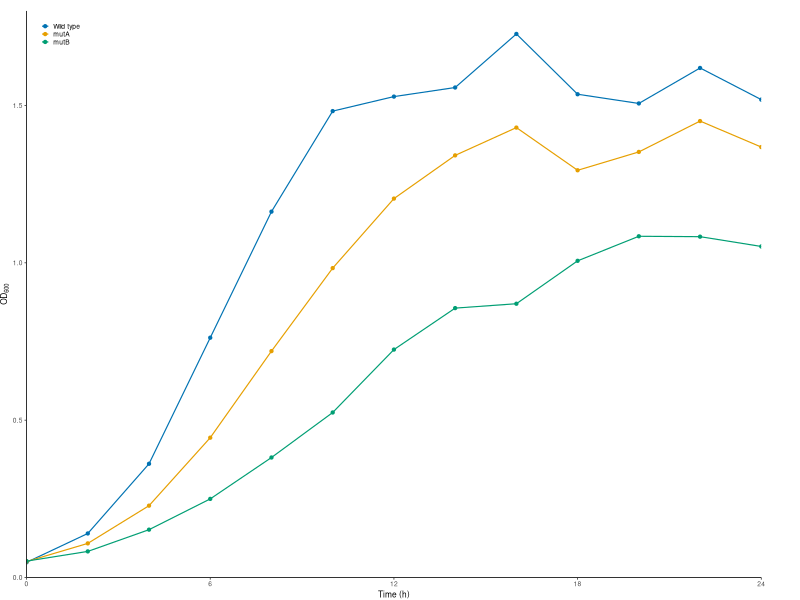
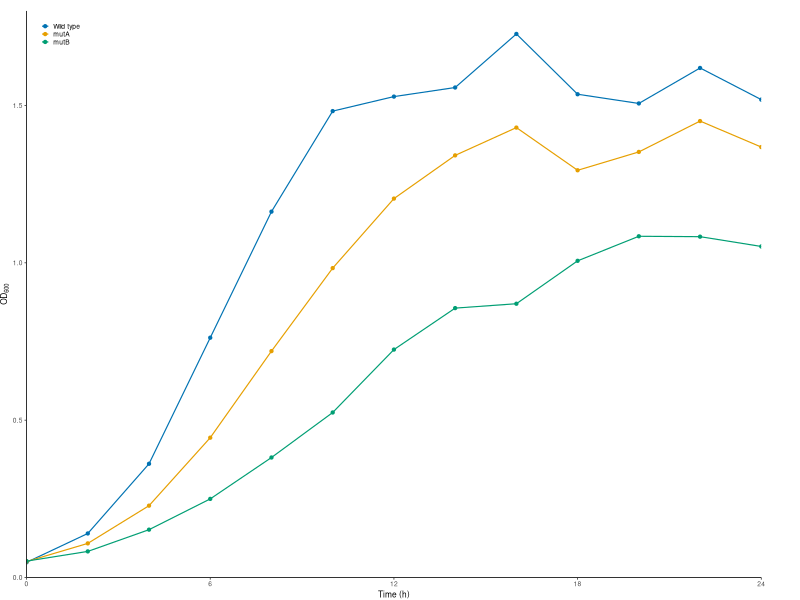
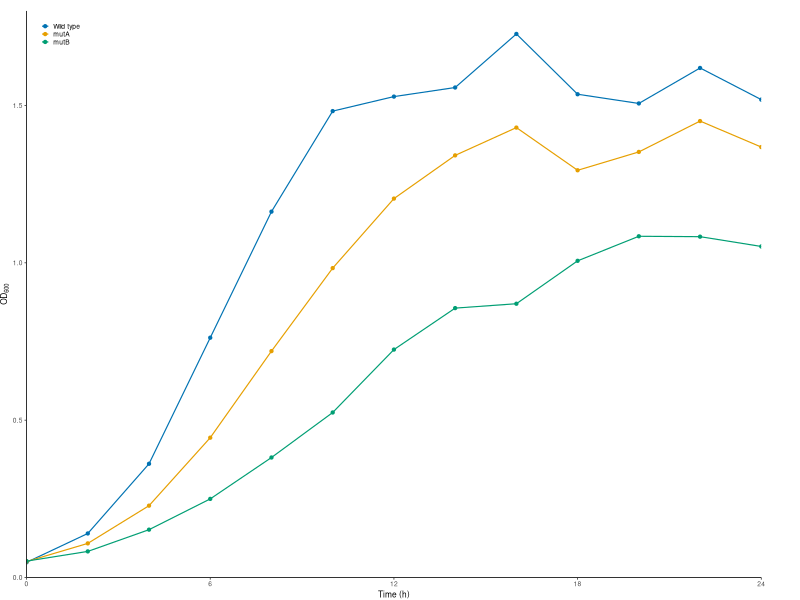
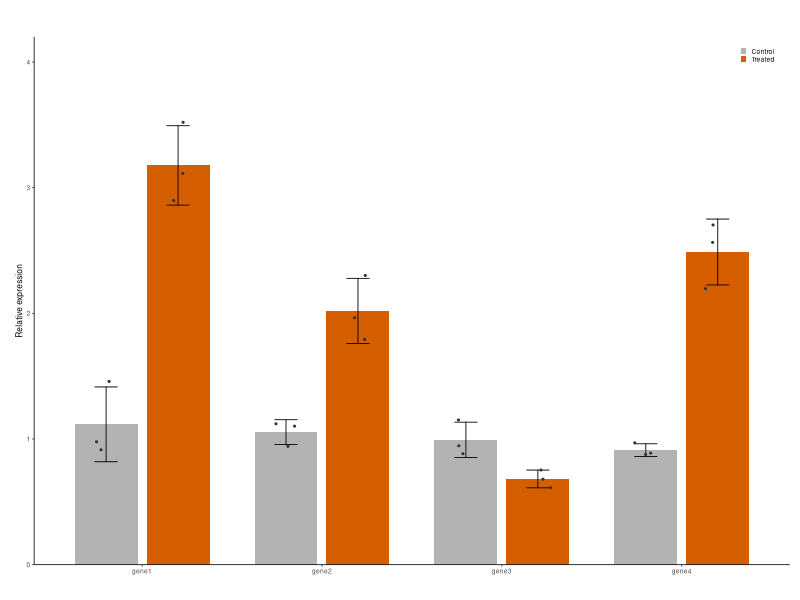
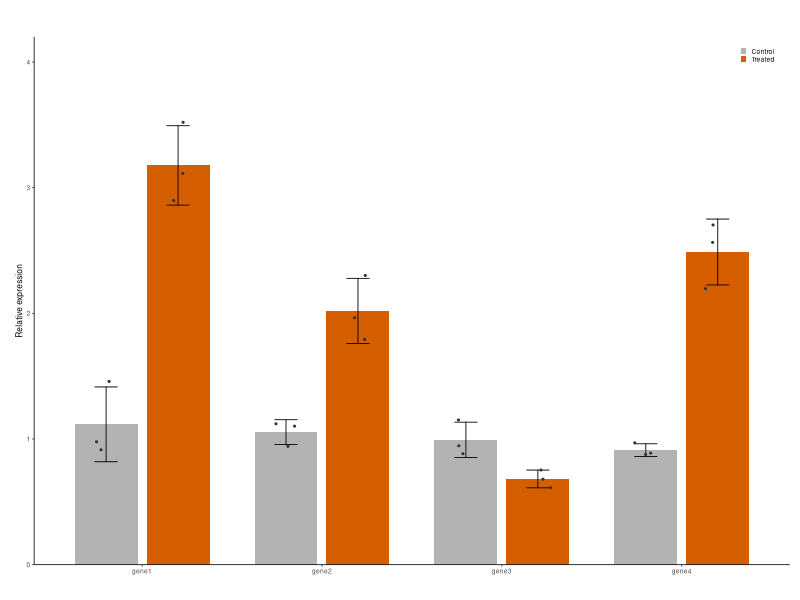
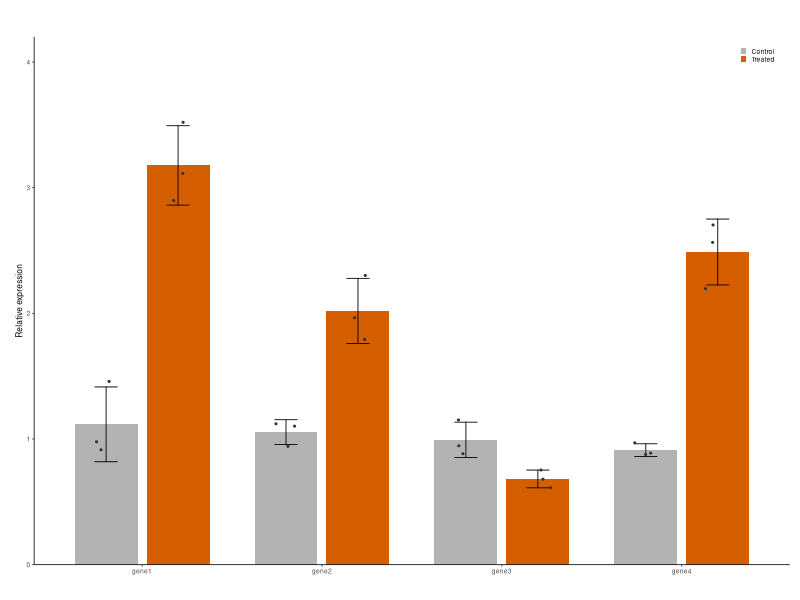
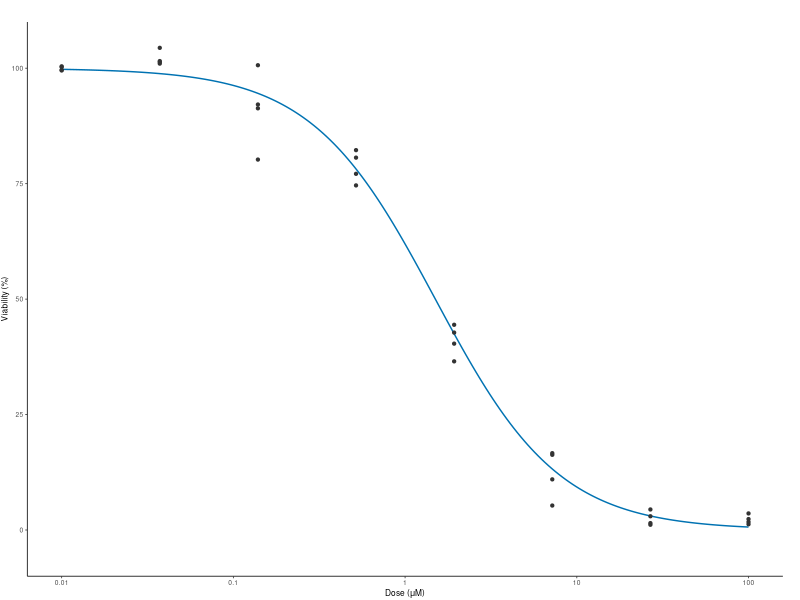
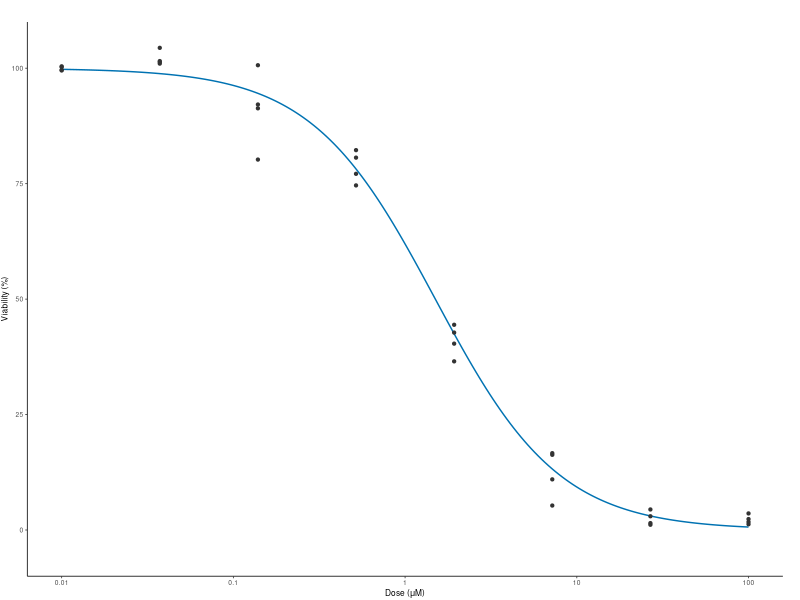

The R source for these figures, in order:
# Sample plots for the FigAssemble tutorial: made-up data, saved the way an R notebook saves a
# figure (PDF, PNG at 600 dpi and SVG under one name), so FigAssemble finds all three copies.
#
#   Rscript examples/make_examples.R      (from the repository's top folder)
#
# Style as in Matthew's figures: theme_classic, Helvetica at base size 6, transparent
# backgrounds, margins cropped to the ink, 0.2 cm legend keys.

library(data.table)
library(ggplot2)
library(magrittr)

# Setup ---------------------------------------------------------------------------------------

# Colour-blind-safe colours (Okabe-Ito)
okabe_ito <- c("#E69F00", "#56B4E9", "#009E73", "#0072B2", "#D55E00", "#CC79A7")
out_dir <- "examples"

# The house theme: base size 6 in Helvetica, nothing painted behind the plot
theme_figure <- function() {
  return(theme_classic(base_size = 6, base_family = "Helvetica") +
    theme(plot.background = element_rect(fill = NA, color = NA),
          panel.background = element_rect(fill = NA, color = NA),
          legend.background = element_blank(),
          legend.box.background = element_blank(),
          legend.key.size = unit(0.2, "cm"),
          legend.margin = margin(0, 0, 0, 0),
          legend.box.spacing = unit(2, "pt"),
          plot.margin = margin(0, 0, 0, 0)))
}

# Smallest margins that keep everything inside a figure of the given size (from
# Bushy_Top/Scripts/phylogeny_bootstrap_v6.Rmd, "### Margins"); returns the plot and its size
fit_margins <- function(plot, width = NULL, height = NULL, sides = c("t", "r", "b", "l"), pad_pt = 0.5, res = 300) {
  margins <- c(t = 0, r = 0, b = 0, l = 0)
  old_dev <- grDevices::dev.cur()
  set_margins <- function(m) {
    plot + ggplot2::theme(plot.margin = ggplot2::margin(m[["t"]], m[["r"]], m[["b"]], m[["l"]], unit = "in"))
  }
  added_up <- function(g) {
    c(w = sum(grid::convertWidth(g$widths, "in", valueOnly = TRUE)),
      h = sum(grid::convertHeight(g$heights, "in", valueOnly = TRUE)))
  }
  ink_edges <- function(g, w, h, room, dpi) {
    # Draw g at w x h in on a transparent canvas with `room` in around it; how far the ink reaches
    cap <- ragg::agg_capture(width = w + 2 * room, height = h + 2 * room, units = "in", res = dpi, background = "transparent")
    grid::pushViewport(grid::viewport(x = grid::unit(room, "in"), y = grid::unit(room, "in"),
                                      width = grid::unit(w, "in"), height = grid::unit(h, "in"), just = c("left", "bottom")))
    grid::grid.draw(g)
    px <- cap(native = TRUE)
    grDevices::dev.off()
    if (old_dev > 1) grDevices::dev.set(old_dev)
    px_dim <- dim(px)
    px <- as.vector(unclass(px))
    ink <- matrix(is.na(px) | px != 0L, nrow = px_dim[1], ncol = px_dim[2], byrow = TRUE)
    rows <- which(rowSums(ink) > 0)
    cols <- which(colSums(ink) > 0)
    if (!length(rows)) return(list(edges = c(t = h, r = w, b = 0, l = 0), touches = FALSE))
    return(list(edges = c(t = h + room - (min(rows) - 1) / dpi,
                          r = max(cols) / dpi - room,
                          b = h + room - max(rows) / dpi,
                          l = (min(cols) - 1) / dpi - room),
                touches = min(rows) == 1 || max(rows) == nrow(ink) || min(cols) == 1 || max(cols) == ncol(ink)))
  }
  for (i in 1:6) {
    # 1. The plot with the current margins, no background (it would count as ink)
    g <- ggplot2::ggplotGrob(set_margins(margins) + ggplot2::theme(plot.background = ggplot2::element_blank()))
    w <- if (is.null(width)) added_up(g)[["w"]] else width
    h <- if (is.null(height)) added_up(g)[["h"]] else height
    # 2. A rough look to see how far things reach, then a fine one
    room <- 8
    repeat {
      rough <- ink_edges(g, w, h, room, dpi = 200)
      if (!rough$touches) break
      if (room >= 64) stop("something reaches more than 64 in past the figure's edge")
      room <- room * 2
    }
    reach <- max(0, rough$edges[["t"]] - h, rough$edges[["r"]] - w, -rough$edges[["b"]], -rough$edges[["l"]])
    edges <- ink_edges(g, w, h, room = reach + 0.25, dpi = res)$edges
    # 3. How far the ink reaches past each edge; pdf() cuts the page to whole points at the top and right
    page_top <- if (is.null(height)) h else floor(h * 72 + 1e-6) / 72
    page_right <- if (is.null(width)) w else floor(w * 72 + 1e-6) / 72
    past <- c(t = edges[["t"]] - page_top, r = edges[["r"]] - page_right, b = -edges[["b"]], l = -edges[["l"]])
    # 4. Just enough margin for the ink to fit, plus pad_pt
    need <- margins + past
    new <- ifelse(need > 0, need + pad_pt / 72, 0)
    new[!names(new) %in% sides] <- 0
    settled <- max(abs(new - margins)) < 0.05 / 72
    margins <- new
    if (settled) break
  }
  # 5. A size added up from the plot, rounded up to whole points
  raw <- added_up(ggplot2::ggplotGrob(set_margins(margins)))
  size_pt <- ceiling(raw * 72 - 1e-6)
  if (is.null(width)) margins[["r"]] <- margins[["r"]] + size_pt[["w"]] / 72 - raw[["w"]]
  if (is.null(height)) margins[["t"]] <- margins[["t"]] + size_pt[["h"]] / 72 - raw[["h"]]
  fitted <- set_margins(margins)
  # 6. Whole points plus a hair, since pdf() truncates the page size
  size <- c(w = if (is.null(width)) (size_pt[["w"]] + 0.001) / 72 else width,
            h = if (is.null(height)) (size_pt[["h"]] + 0.001) / 72 else height)
  return(list(plot = fitted, width = size[["w"]], height = size[["h"]], margins_in = margins))
}

# Save one figure as PDF, PNG (600 dpi) and SVG under one name, cropped to its ink; panel sizes
# are fixed, so the figure's size is added up from them
save_figure <- function(plot, stem, panel_w_mm, panel_h_mm) {
  sized <- plot + theme(panel.widths = unit(panel_w_mm, "mm"), panel.heights = unit(panel_h_mm, "mm"))
  fit <- fit_margins(sized, pad_pt = 0)
  path <- file.path(out_dir, stem)
  ggsave(paste0(path, ".pdf"), fit$plot, width = fit$width, height = fit$height, bg = "transparent")
  ggsave(paste0(path, ".png"), fit$plot, width = fit$width, height = fit$height, dpi = 600, bg = "transparent")
  ggsave(paste0(path, ".svg"), fit$plot, width = fit$width, height = fit$height, bg = "transparent")
  cat(sprintf("%s: %.0f x %.0f pt\n", stem, fit$width * 72, fit$height * 72))
}

set.seed(20261031)

# Panel a: growth curves ----------------------------------------------------------------------

# 1. Optical density of three strains every 2 h, from logistic growth with a little noise
growth.table <- CJ(STRAIN = c("Wild type", "mutA", "mutB"), HOURS = seq(0, 24, by = 2))
growth.table[, RATE := c("Wild type" = 0.55, "mutA" = 0.42, "mutB" = 0.30)[STRAIN]]
growth.table[, CAPACITY := c("Wild type" = 1.6, "mutA" = 1.4, "mutB" = 1.1)[STRAIN]]
growth.table[, OD600 := CAPACITY / (1 + (CAPACITY / 0.05 - 1) * exp(-RATE * HOURS)) * exp(rnorm(.N, 0, 0.04))]
growth.table[, STRAIN := factor(STRAIN, levels = c("Wild type", "mutA", "mutB"))]

# 2. Lines through the points, one colour per strain
growth.plot <- growth.table %>%
  ggplot(aes(x = HOURS, y = OD600, colour = STRAIN)) +
  geom_line(linewidth = 0.4) +
  geom_point(size = 0.8) +
  scale_colour_manual(values = okabe_ito[c(4, 1, 3)], name = NULL) +
  scale_x_continuous(breaks = seq(0, 24, by = 6), expand = expansion(0)) +
  scale_y_continuous(expand = expansion(0), limits = c(0, 1.8)) +
  labs(x = "Time (h)", y = expression(OD[600])) +
  theme_figure() +
  theme(legend.position = "inside", legend.position.inside = c(0.02, 0.98), legend.justification = c(0, 1))
save_figure(growth.plot, "growth_curves", panel_w_mm = 60, panel_h_mm = 38)

# Panel b: expression bars --------------------------------------------------------------------

# 1. Relative expression of four genes, control and treated, three replicates each
expression.table <- CJ(GENE = paste0("gene", 1:4), CONDITION = c("Control", "Treated"), REP = 1:3)
expression.table[, MEAN := fifelse(CONDITION == "Control", 1, c(gene1 = 3.2, gene2 = 1.8, gene3 = 0.6, gene4 = 2.4)[GENE])]
expression.table[, VALUE := MEAN * exp(rnorm(.N, 0, 0.12))]
expression_summary.table <- expression.table[, .(MEAN = mean(VALUE), SD = sd(VALUE)), by = .(GENE, CONDITION)]

# 2. Bars side by side with standard deviations, replicates as points
expression.plot <- expression_summary.table %>%
  ggplot(aes(x = GENE, y = MEAN, fill = CONDITION)) +
  geom_col(position = position_dodge(width = 0.8), width = 0.7) +
  geom_errorbar(aes(ymin = MEAN - SD, ymax = MEAN + SD), position = position_dodge(width = 0.8), width = 0.25,
                linewidth = 0.3, lineend = "round") +
  geom_point(data = expression.table, aes(y = VALUE), position = position_jitterdodge(jitter.width = 0.15, dodge.width = 0.8),
             size = 0.4, colour = "grey20", show.legend = FALSE) +
  scale_fill_manual(values = c(Control = "grey70", Treated = okabe_ito[5]), name = NULL) +
  scale_y_continuous(expand = expansion(0), limits = c(0, 4.2)) +
  labs(x = NULL, y = "Relative expression") +
  theme_figure() +
  theme(legend.position = "inside", legend.position.inside = c(0.98, 0.98), legend.justification = c(1, 1))
save_figure(expression.plot, "expression_bars", panel_w_mm = 60, panel_h_mm = 38)

# Panel c: dose response ----------------------------------------------------------------------

# 1. Response to eight doses of a drug, four replicates, around a Hill curve
dose.table <- CJ(DOSE = 10^seq(-2, 2, length.out = 8), REP = 1:4)
dose.table[, RESPONSE := 100 / (1 + (DOSE / 1.5)^1.2) + rnorm(.N, 0, 4)]
curve.table <- data.table(DOSE = 10^seq(-2, 2, length.out = 200))
curve.table[, RESPONSE := 100 / (1 + (DOSE / 1.5)^1.2)]

# 2. The fitted curve over the replicates, dose on a log scale
dose.plot <- dose.table %>%
  ggplot(aes(x = DOSE, y = RESPONSE)) +
  geom_line(data = curve.table, colour = okabe_ito[4], linewidth = 0.5) +
  geom_point(size = 0.8, colour = "grey20") +
  scale_x_log10(breaks = 10^(-2:2), labels = c("0.01", "0.1", "1", "10", "100")) +
  scale_y_continuous(breaks = seq(0, 100, by = 25), limits = c(-10, 110), expand = expansion(0)) +
  labs(x = expression("Dose (" * mu * "M)"), y = "Viability (%)") +
  theme_figure()
save_figure(dose.plot, "dose_response", panel_w_mm = 150, panel_h_mm = 30)
